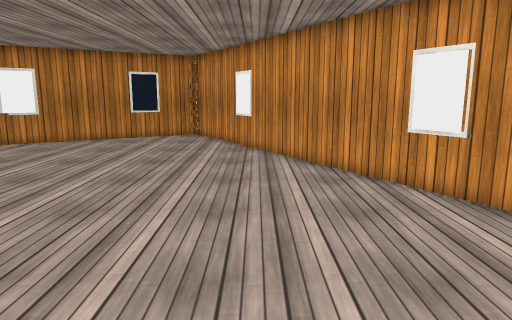
View 1 (above)

15 first-person views from a walk through a Unity game level. The camera is 1.3 m above the floor, tilts 10° down and sees 70° across. The floor is counted in squares, 0.5 m on a side. Each view is taken from the middle of a square. On the plan, view 1 faces up. The plan holds only what a view shows up to about 20 squares ahead; the rest is blank. The place goes on beyond the plan. Surface patterns are stand-ins for the level's own textures.

View 2
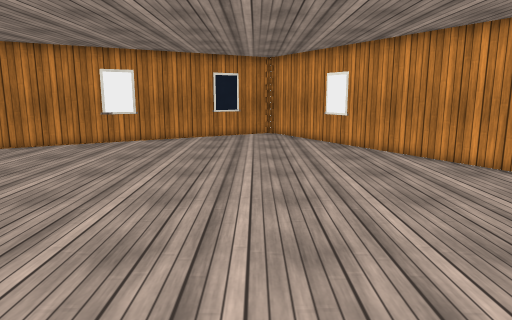

View 3
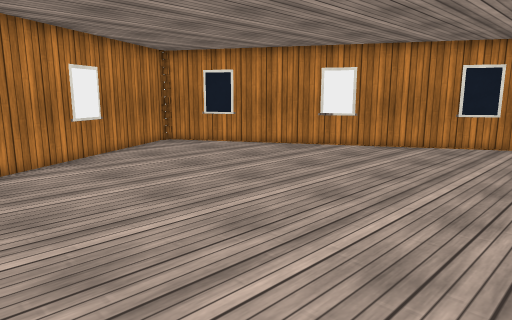

View 4
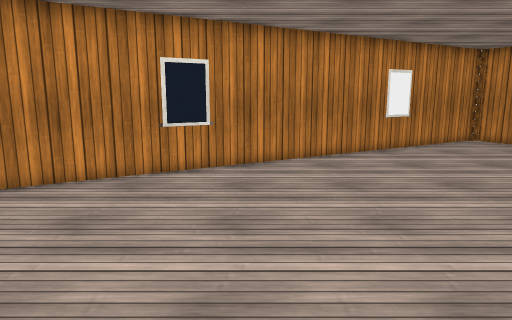

View 5
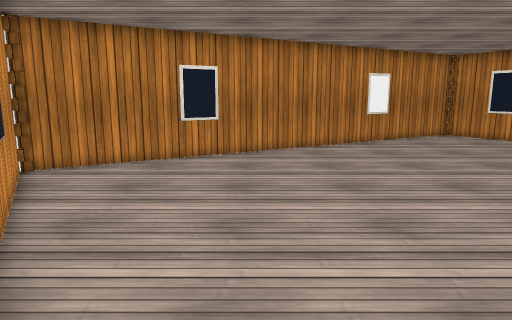

View 6
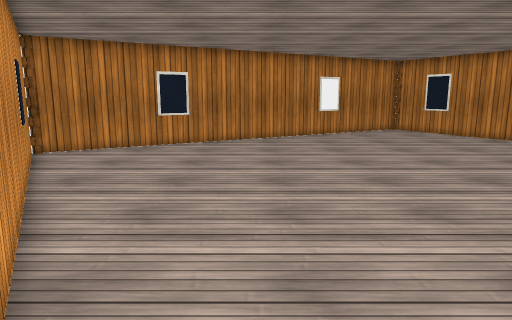

View 7
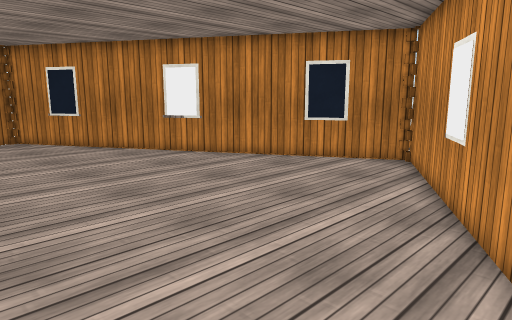

View 8
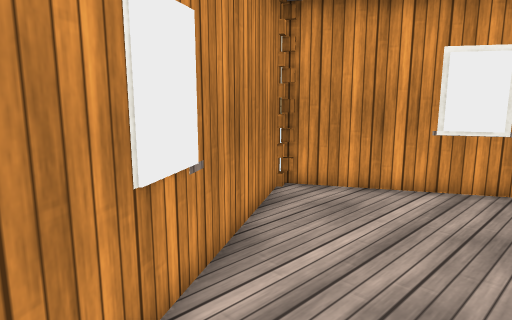

View 9
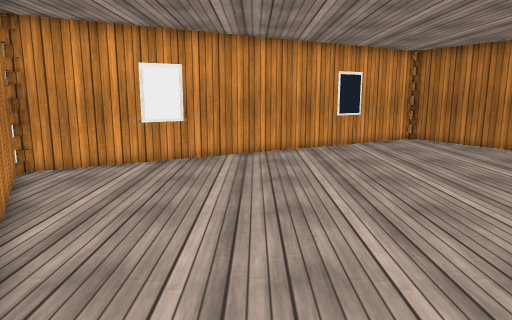

View 10
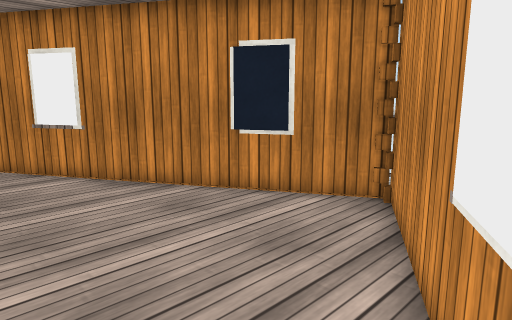

View 11
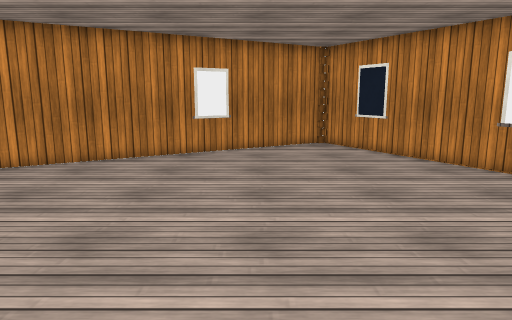

View 12
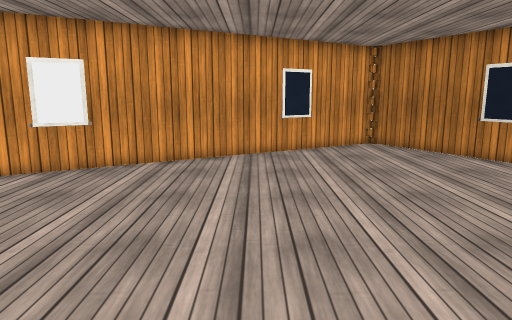

View 13
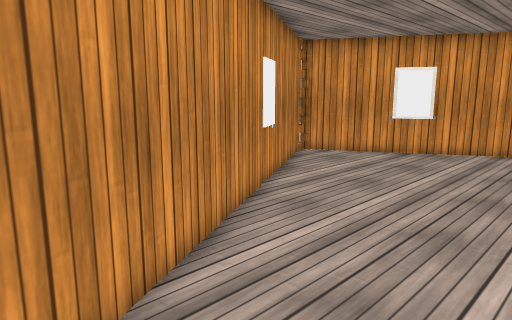

View 14
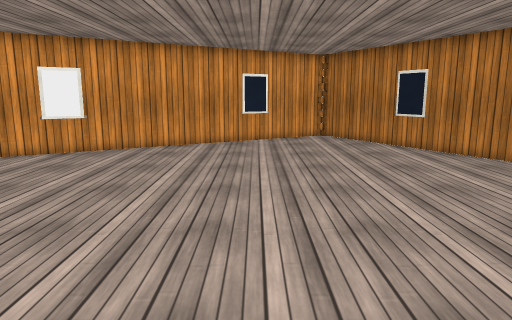

View 15
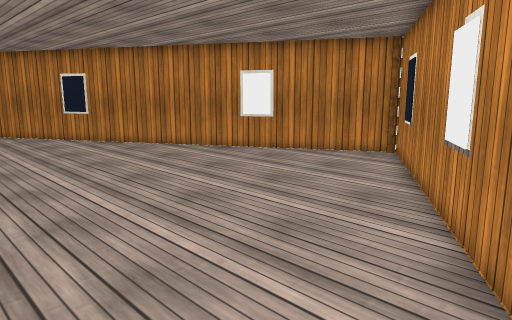

### Floor plan
Points are (right, up) in squares from view 1. A wall is a line through its corners. A room is listed if a view was taken in it or the views show most of it. See-through windows are left out.
Room 1 (views 1, 2, 3, 4, 5, 6, 7, 8, 9, 10, 11, 12, 13, 14, 15)
walls: (-4.5, 24.5) (-21.4, 14.8) (-9.3, -6.1) (8.1, 3.9) (-3.9, 24.6)

Positions as (right, up) in squares from view 1, and headings:
1: (0, 0), facing up
2: (-5, -1), facing up
3: (-2, 3), facing up-left
4: (0, 2), facing left
5: (3, 2), facing left
6: (7, 4), facing left
7: (2, 10), facing up-left
8: (1, 12), facing down-right
9: (0, 16), facing down
10: (0, 16), facing up-left
11: (-1, 11), facing left
12: (-3, 14), facing down
13: (-3, 18), facing down-right
14: (-5, 18), facing down
15: (-5, 22), facing down-left
